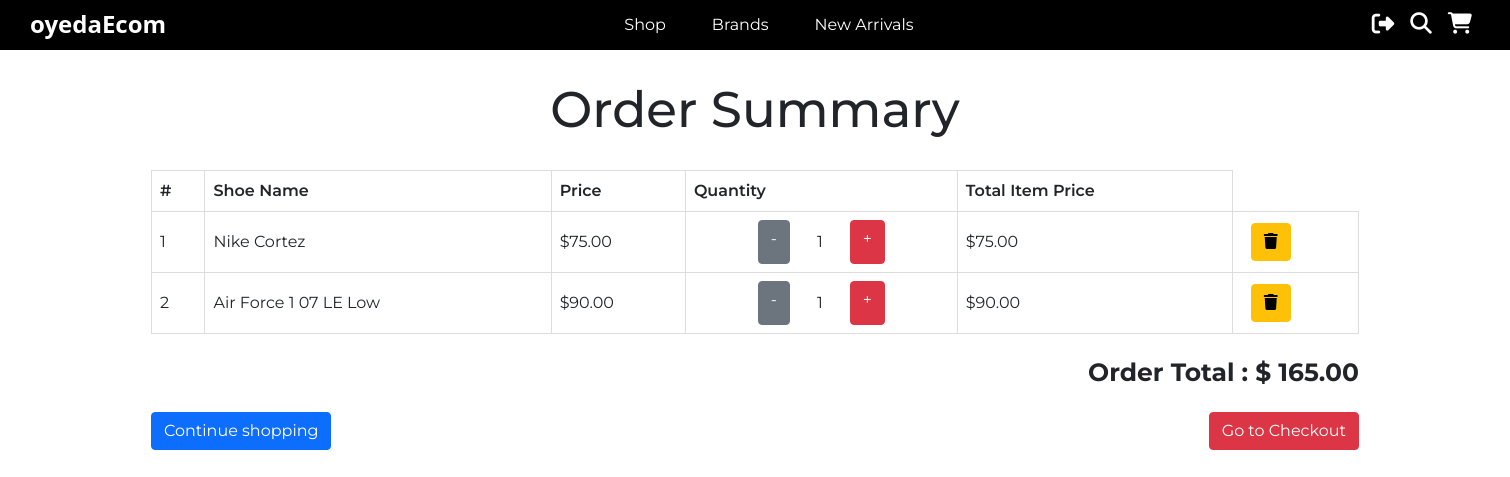
The app's page /order-summary/ (signed in), older data.
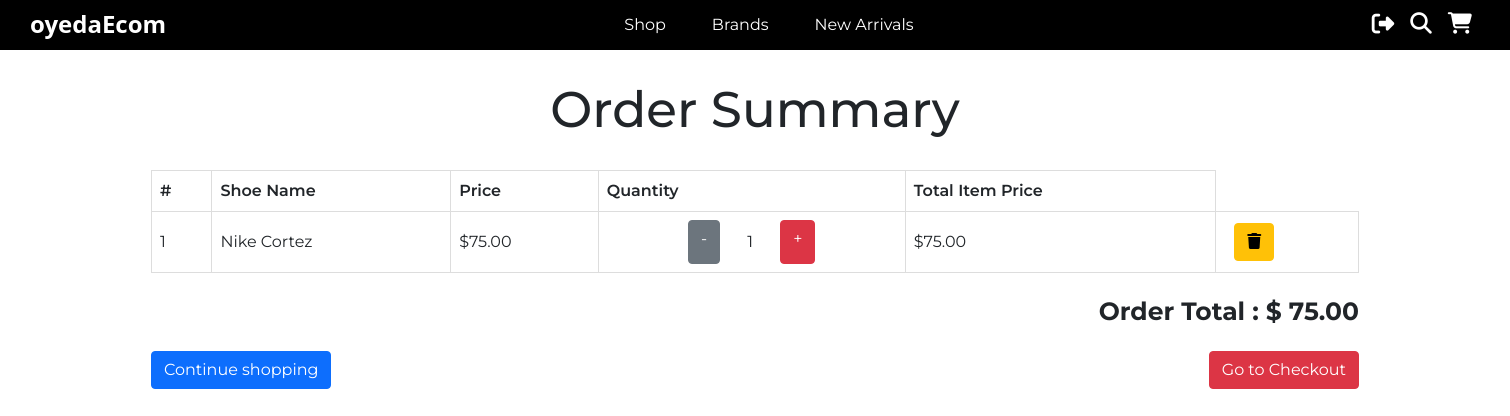
The same page, newer data.
### oyeda/models.py (models this page shows, shortened)
class OrderedItem(models.Model):
    item = models.ForeignKey(Shoe, on_delete=models.CASCADE, null=True)
    quantity = models.IntegerField(default=1)
    ordered = models.BooleanField(default=False)
    def __str__(self):
        return f"Item: {self.item.name} - Quantity: {self.quantity}"
    def generate_total_price_for_item(self):
        quantity = self.quantity
        price = self.item.price
        item_price = quantity * price
        return item_price

class Shoe(models.Model):
    name = models.CharField(max_length=100)
    price = models.FloatField()
    description = models.TextField()
    brand = models.CharField(max_length=50)
    image = models.ImageField()
    slug = models.SlugField()

class OrderList(models.Model):
    user = models.ForeignKey(get_user_model(), on_delete=models.CASCADE)
    items = models.ManyToManyField(OrderedItem, null=True)
    ordered = models.BooleanField(default=False)
    shipping_address = models.ForeignKey(ShippingAddress, on_delete=models.CASCADE, null=True)
    billing_address = models.ForeignKey(BillingAddress, on_delete=models.CASCADE, null=True)
    def get_total_price(self):
        total = 0
        for item in self.items.all():
            total += item.generate_total_price_for_item()
        return total

### oyeda/views.py (the view)
# urls.py: path('order-summary/', views.OrderSummary.as_view(), name='order-summary'),
class OrderSummary(LoginRequiredMixin, View):
    login_url = '/'
    redirect_field_name = 'redirect_to'
    def get(self, request):
        try:
            order = OrderList.objects.get(user=request.user, ordered=False)
            context = {
                'order' : order
            }
            print(order.items.all())
            return render(request, 'order-summary.html', context)
        except ObjectDoesNotExist:
            print("Nope...")
            return redirect('/')

### templates/order-summary.html (shortened to what this page needs)
{% extends 'base.html' %}
{% block content %}
    <h1 style="text-align: center; padding: 15px; margin: 15px; font-size: 50px;">Order Summary</h1>
    <div style="display: flex; justify-content: center; width: 100%">
        <table>
            <thead>
                <tr>
                    <th>#</th>
                    <th>Shoe Name</th>
                    <th>Price</th>
                    <th>Quantity</th>
                    <th>Total Item Price</th>
                </tr>
            </thead>
        {% for order in order.items.all %}
            <tr>
                <td>{{ forloop.counter }}</td>
                <td>{{ order.item.name }}</td>
                <td>${{ order.item.price|floatformat:2 }}</td>
                <td>
                    <div style="display: flex; justify-content: center;">
                        <a href="{% url 'oyeda:remove-from-cart' order.item.slug %}" class="btn btn-secondary">-</a>
                            <div style="width: 60px; padding: 10px 0px 10px 0px; text-align: center;">{{ order.quantity }}</div>
                        <a href="{% url 'oyeda:add-to-cart' order.item.slug %}" class="btn btn-danger">+</a>
                    </div>
                </td>
                <td>${{ order.generate_total_price_for_item|floatformat:2 }}</td>
                <td><a href="{% url 'oyeda:remove-entire-item' order.item.slug %}" style="margin-left: 10px;" class="btn btn-warning"><i class="fas fa-trash"></i></a></td>
            </tr>
        {% endfor %}
        </table>
    </div>
    <div style="font-size: 25px; font-weight: bolder; width: 80%; margin: 20px 10% 20px 10%; text-align: right;">
        Order Total : $ {{ order.get_total_price|floatformat:2 }}
    </div>
    <div style="font-weight: bolder; width: 80%; margin: 20px 10% 20px 10%;">
        <a style="float: left;" class="btn btn-primary" href="{% url 'oyeda:products' %}">Continue shopping</a>
        <a style="float: right;" class="btn btn-danger" href="{% url 'oyeda:checkout' %}">Go to Checkout</a>
    </div>
{% endblock %}

### templates/base.html (shortened to what this page needs)
{% load static %}
<!DOCTYPE html>
<html lang="en">
<head>
    <link href="{% static 'css/styles.css' %}" rel='stylesheet'>
    <link href="https://cdn.jsdelivr.net/npm/bootstrap@5.1.1/dist/css/bootstrap.min.css" rel="stylesheet">
</head>
    <body>
        <nav style='display: flex; justify-content: space-between; background-color: black; height: 50px;'>
            <div class="logo" style="font-weight: 800; font-size: x-large; margin-top: 6px;">
                <a href="#" style="font-family: 'Segoe UI', Tahoma, Geneva, Verdana, sans-serif;">oyedaEcom</a>
            </div>
            <div class='nav-links'>
                <a class='nav-link' href='#'>Shop</a>
                <a class='nav-link' href='#'>Brands</a>
                <a class='nav-link' href='#'>New Arrivals</a>
            </div>
            <div class='icon-links'>
            {% if request.user.is_authenticated %}
                <a href="{% url 'oyeda:user_logout' %}"><i class="icon-1 fas fa-sign-out-alt"></i></a>
            {% else %}
                <a href="{% url 'oyeda:login' %}"><i class="icon-1 fas fa-user-circle"></i></a>
            {% endif %}
                <a href="#"><i class="icon-2 fas fa-search"></i></a>
                <a href="#"><i class="icon-3 fas fa-shopping-cart"></i></a>
            </div>
        </nav>
        {% block content %}
        {% endblock %}
    </body>
</html>

### static/css/styles.css (style rules this page uses)
* { font-family: 'Montserrat', sans-serif; }

### templates/base.html (style rules this page uses)
* { font-family: 'Montserrat', sans-serif; }
nav { display: flex; justify-content: space-between; background-color: black; height: 50px; }
.logo { margin-left: 30px; margin-top: 13px; color: white; }
.nav-links { display: flex; }
.nav-link { margin: 5px 7px 5px 7px; text-decoration: none; color: white; }
.icon-links { margin-top: 13px; float: right; margin-right: 30px; display: flex; }
.icon-1 { margin-right: 8px; color: white; font-size: 22.5px; }
.icon-2, .icon-3 { margin-left: 8px; margin-right: 8px; color: white; font-size: 21.5px; }
table { text-align: center; margin: 0px 10% 0px 10%; width: 80%; }
th { font-weight: 600; }
td, th { border: 1px solid #dddddd; text-align: left; padding: 8px; }
html, body { width: 100%; height: auto; margin: 0px; padding: 0px; overflow-x: hidden; }
a { text-decoration: none; color: white; }

Row changes from the older to the newer data that the page shows:
removed OrderedItem: item.name "Air Force 1 07 LE Low", item.price "90.00", quantity "1", generate_total_price_for_item "90.00"
computed for OrderList: get_total_price "165.00" → "75.00"
